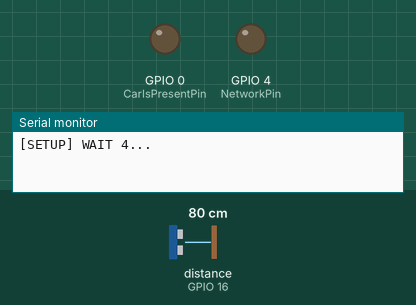
Recording of a sketch running on a simulated ESP8266 (NodeMCU). Parts: output pins drawn as LEDs (lit = HIGH), the last lines printed to the serial monitor. Wiring (inferred from the names in the program): ultrasonic range finder: trigger GPIO 5; echo GPIO 16. Inputs (shaded band) come from the test bench; at power-on: distance to the obstacle (sensor on GPIO 16) 80 cm. The echo pulse lasts 58.3 µs per cm; WiFi joins after 1.5 s; servers stay silent unless stated; uploads are accepted with an empty reply; pins used as bus, display or sensor lines are not drawn.

Above: at 0.1 s.
At 5.8 s:
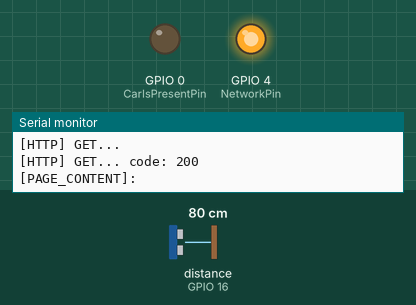
Timing chart, 0 to 7.3 s (numbered marks = the images above):
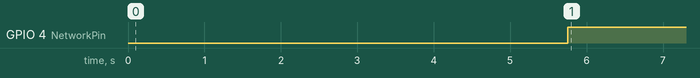

The sketch:

SPOT.ino
```cpp
#define DEVICE_ID 1 // ВАЖНО! У каждого устройства свой уникальный ID
#define URL_FOR_REQUESTS "http://176.53.223.177:10080/spot/sendValue.php?deviceId=" // ВАЖНО! У каждого устройства свой уникальный ID
#define WIFI_SSID "VIRAND.RU" // Имя Wi-Fi сети
#define WIFI_PASSWORD "2329292hex" // Пароль Wi-Fi сети

#include <Arduino.h>
#include <ESP8266WiFi.h>
#include <ESP8266WiFiMulti.h>
#include <ESP8266HTTPClient.h>
#define USE_SERIAL Serial

ESP8266WiFiMulti WiFiMulti;


unsigned int triggerValue=0;
unsigned long Time_Echo_us = 0;
unsigned long Len_mm_X100 = 0;
unsigned long Len_Integer = 0;
unsigned int Len_Fraction = 0;
boolean connectionEstablished=false;
boolean ultrasonicConnected=false;
//Len_mm_X100 = length*100

unsigned int EchoPin = 16; // Пин для ультразвукового датчика
unsigned int TrigPin = 5; // Пин для ультразвукового датчика
unsigned int PowerPin = 15; // Пин светодиода питания
unsigned int NetworkPin = 4; // Пин светодиода наличия сети
unsigned int CarIsPresentPin = 0; // Пин светодиода наличия машины


void setup(){
  Serial.begin(9600);
  pinMode(EchoPin, INPUT);
  pinMode(TrigPin, OUTPUT);
  pinMode(PowerPin, OUTPUT);
  pinMode(NetworkPin, OUTPUT);
  pinMode(CarIsPresentPin, OUTPUT);

  digitalWrite(PowerPin, HIGH);


  USE_SERIAL.println();
  USE_SERIAL.println();
  USE_SERIAL.println();

  for(uint8_t t = 4; t > 0; t--) {
        USE_SERIAL.printf("[SETUP] WAIT %d...\n", t);
        USE_SERIAL.flush();
        delay(1000);
  }

  WiFiMulti.addAP(WIFI_SSID, WIFI_PASSWORD);
}

// Возвращает расстояние между датчиком и поверхностью
unsigned int getDistance(){
  digitalWrite(TrigPin, HIGH);
  delayMicroseconds(50);
  digitalWrite(TrigPin, LOW);
  Time_Echo_us = pulseIn(EchoPin, HIGH);
  unsigned int distance=0;

if((Time_Echo_us < 60000) && (Time_Echo_us > 1)){
    Len_mm_X100 = (Time_Echo_us*34)/2;
    Len_Integer = Len_mm_X100/100;
    Len_Fraction = Len_mm_X100%100;
    Serial.print("Present Length is: ");
    Serial.print(Len_Integer, DEC);
    distance = Len_Integer;
    Serial.print(".");
    if(Len_Fraction < 10)
      Serial.print("0");
    Serial.print(Len_Fraction, DEC);
    Serial.println("mm");
    ultrasonicConnected=true;
  }
  else
  {
    ultrasonicConnected=false;
  }

  return distance;
}


// Отправить результаты на сервер, возврашает triggerValue для данного устройства
unsigned int makeRequest(unsigned int distance){

  unsigned int triggerValue=0;

   // Если есть соединение с Wi-Fi, то выполняем ниже указанный код
    if((WiFiMulti.run() == WL_CONNECTED)) {

        HTTPClient http;

        USE_SERIAL.print("[HTTP] begin...\n");
        // Конфигурируем запрос для сервера
        //http.begin("https://192.168.1.12/test.html", "7a 9c f4 db 40 d3 62 5a 6e 21 bc 5c cc 66 c8 3e a1 45 59 38"); //HTTPS
        char url[120];
        strcpy(url, URL_FOR_REQUESTS);
        char str_device_id[20];
        sprintf(str_device_id, "%d", DEVICE_ID);
        strcat(url, str_device_id);
        strcat(url, "&value=");
        char str_distance[50];
        sprintf(str_distance, "%d", distance);
        strcat(url, str_distance);
        Serial.print("URL: ");
        Serial.println(url);
        http.begin(url); //HTTP

        USE_SERIAL.print("[HTTP] GET...\n");
        // Начать соединение и отправить HTTP header
        int httpCode = http.GET();

        // httpCode будет отрицательным при ошибке
        if(httpCode > 0) {
            // HTTP header был отправлен и сервер ответил, что заголовок был обработан
            USE_SERIAL.printf("[HTTP] GET... code: %d\n", httpCode);

            // Файл найден на сервере
            if(httpCode == HTTP_CODE_OK) {
                String payload = http.getString();
                USE_SERIAL.print("[PAGE_CONTENT]: ");
                USE_SERIAL.println(payload);
                triggerValue=payload.toInt();
            }
            connectionEstablished=true;
        } else {
            USE_SERIAL.printf("[HTTP] GET... failed, error: %s\n", http.errorToString(httpCode).c_str());
            connectionEstablished=false;
        }
        http.end();
    }

    return triggerValue;
}

void loop(){
  unsigned int distance = 0;
  distance = getDistance();
  triggerValue=makeRequest(distance);


  if(connectionEstablished)
  {
      digitalWrite(NetworkPin, HIGH); // Если есть соединение, то включаем соответствующий светодиод
      if (distance<triggerValue && ultrasonicConnected)
      {
        digitalWrite(CarIsPresentPin, HIGH); // Если есть соединение и расстояние между датчиком и поверхностью меньше заданного, то включаем светодиод наличия машины
      }
      else{
        digitalWrite(CarIsPresentPin, LOW);
      }
  }
  else
  {
      digitalWrite(NetworkPin, LOW);
      digitalWrite(CarIsPresentPin, LOW);
  }
  delay(1000);
}
```

Measured:
- by itself, GPIO 4 (NetworkPin): LOW → HIGH at 5.8 s
